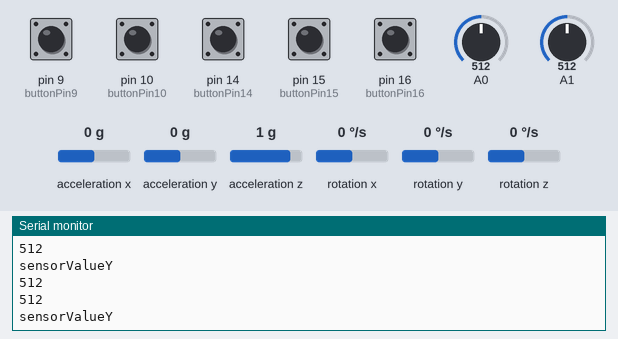
The sketch below on a simulated Arduino Leonardo, built with avr-gcc and run on an emulated ATmega32U4. Parts: the last lines printed to the serial monitor. The inputs (shaded band) are chosen by the test bench; at power-on: pin 9 (buttonPin9), pin 10 (buttonPin10), pin 14 (buttonPin14), pin 15 (buttonPin15), pin 16 (buttonPin16) HIGH, A0 = 512, A1 = 512, acceleration x 0 g, acceleration y 0 g, acceleration z 1 g, rotation x 0 °/s, rotation y 0 °/s, rotation z 0 °/s. USB keyboard and mouse output is not drawn.

Above: at 3.2 s.
3.3 s: A0 set to 610
At 3.9 s:
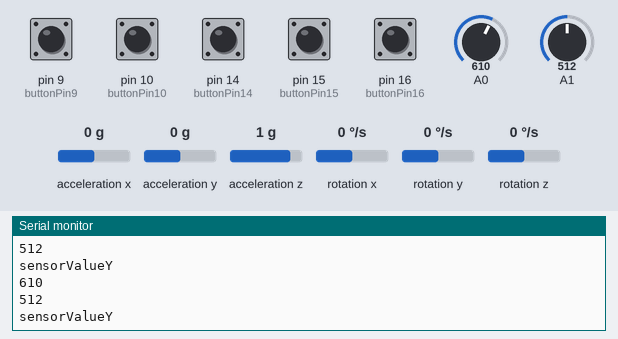
4.8 s: A0 set to 390
At 5.9 s:
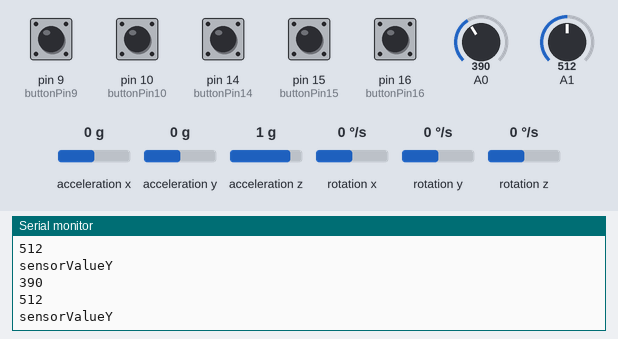
7.8 s: A1 set to 716
At 8.7 s:
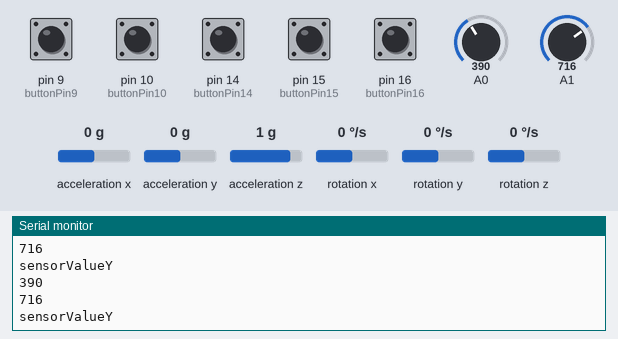
9.3 s: A1 set to 590
At 10.2 s:
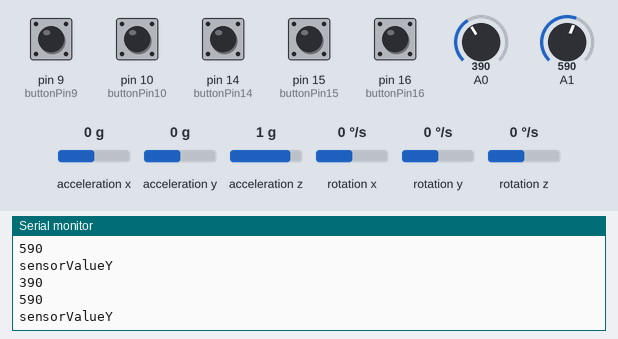
Timing chart, 0 to 11.8 s (numbered marks = the images above; inputs shaded):
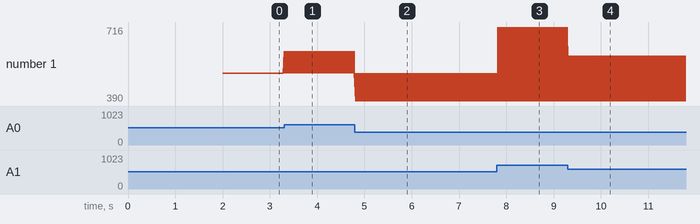

Measured:
- after the input at 3.3 s, the serial monitor: prints a new line at once (image 1)
- after the input at 4.8 s, the serial monitor: prints a new line at once (image 2)
- after the input at 7.8 s, the serial monitor: prints a new line at once (image 3)
- after the input at 9.3 s, the serial monitor: prints a new line at once (image 4)
- plotted number 1: 512 → 716 after the input at 7.8 s, 716 → 590 after the input at 9.3 s

The sketch:

Airmouse.ino
```cpp
#include <Wire.h>
#include <Mouse.h>
#include <MPU6050.h>
#include <Keyboard.h>

MPU6050 mpu;

const int buttonPin15 = 15;
const int buttonPin14 = 14;
const int buttonPin16 = 16;
const int buttonPin10 = 10;
const int buttonPin9 = 9;

unsigned long debounceDelay = 200;
unsigned long lastButtonPress = 0;
bool buttonFlag = true;

void setup() {
  Wire.begin();
  mpu.initialize();
  pinMode(buttonPin15, INPUT_PULLUP);
  pinMode(buttonPin14, INPUT_PULLUP);
  pinMode(buttonPin16, INPUT_PULLUP);
  pinMode(buttonPin10, INPUT_PULLUP);
  pinMode(buttonPin9, INPUT_PULLUP);
  Keyboard.begin();
  Serial.begin(9600);
  delay(2000);  // Give some time for sensor to stabilize
}

void loop() {
  unsigned currentTime = millis();
  int16_t ax, ay, az;
  int sensorValueX = analogRead(A0);
  int sensorValueY = analogRead(A1);
  Serial.println(sensorValueX);
  Serial.println(sensorValueY);
  Serial.println("sensorValueY");
  mpu.getAcceleration(&ax, &ay, &az);

  int mappedY = map(ay, -16384, 16383, -5, 5);  // Map ay to cursor movement in X direction
  int mappedX = map(az, 16384, -16383, -5, 5);  // Map ax to cursor movement in Y direction
  //uses sideways setting mode
  Mouse.move(mappedX, mappedY);
  /*
  Serial.print("X: ");
  Serial.print(mappedX);
  Serial.print(" | Z: ");
  Serial.println(mappedY);

  Serial.print("aX: ");
  Serial.print(ax);
  Serial.print(" | aY: ");
  Serial.print(ay);
  Serial.print(" | aZ: ");
  Serial.println(az);
  */

  delay(20);  // Adjust delay as needed to control mouse sensitivity
  if (currentTime - lastButtonPress >= debounceDelay) {
  lastButtonPress = currentTime;
  buttonFlag = true;
  }
  if (digitalRead(buttonPin15) == LOW && (buttonFlag == true)) {
    Keyboard.write('c');
    buttonFlag = false;
  }
  if (digitalRead(buttonPin14) == LOW && (buttonFlag == true)) {
    Keyboard.write('q');
    buttonFlag = false;
  }
  if (digitalRead(buttonPin16) == LOW && (buttonFlag == true)) {
    Keyboard.write('e');
    buttonFlag = false;
  }
  if (digitalRead(buttonPin10) == LOW && (buttonFlag == true)) {
    Keyboard.write('x');
    buttonFlag = false;
  }

  if (digitalRead(buttonPin9) == LOW) {
    Mouse.click();
  }

  if (sensorValueX > 600) {
    Keyboard.write('w');
  }

  if (sensorValueX < 400) {
    Keyboard.write('s');
  }

  if (sensorValueY > 600) {
    Keyboard.write('d');
  }

  if (sensorValueY < 400) {
    Keyboard.write('a');
  }


}
```
